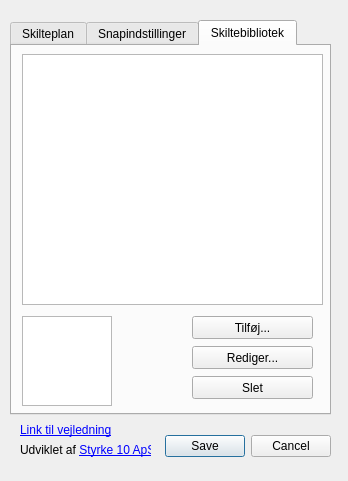
<?xml version="1.0" encoding="UTF-8"?>
<ui version="4.0">
 <class>skilteplanDialogBase</class>
 <widget class="QDialog" name="skilteplanDialogBase">
  <property name="geometry">
   <rect>
    <x>0</x>
    <y>0</y>
    <width>348</width>
    <height>481</height>
   </rect>
  </property>
  <property name="windowTitle">
   <string>Skilteplan</string>
  </property>
  <widget class="QDialogButtonBox" name="button_box">
   <property name="geometry">
    <rect>
     <x>20</x>
     <y>430</y>
     <width>311</width>
     <height>32</height>
    </rect>
   </property>
   <property name="orientation">
    <enum>Qt::Horizontal</enum>
   </property>
   <property name="standardButtons">
    <set>QDialogButtonBox::Cancel|QDialogButtonBox::Save</set>
   </property>
  </widget>
  <widget class="QTabWidget" name="tabWidget">
   <property name="geometry">
    <rect>
     <x>10</x>
     <y>20</y>
     <width>321</width>
     <height>395</height>
    </rect>
   </property>
   <property name="autoFillBackground">
    <bool>true</bool>
   </property>
   <property name="currentIndex">
    <number>2</number>
   </property>
   <widget class="QWidget" name="opret_projekt_tab">
    <attribute name="title">
     <string>Skilteplan</string>
    </attribute>
    <widget class="QWidget" name="verticalLayoutWidget">
     <property name="geometry">
      <rect>
       <x>10</x>
       <y>20</y>
       <width>301</width>
       <height>251</height>
      </rect>
     </property>
     <layout class="QVBoxLayout" name="verticalLayout">
      <item>
       <widget class="QLabel" name="label_7">
        <property name="text">
         <string>Forbindelse til database med skiltedata:</string>
        </property>
       </widget>
      </item>
      <item>
       <widget class="QComboBox" name="cmbConnections"/>
      </item>
      <item>
       <widget class="QLabel" name="label_2">
        <property name="text">
         <string>Sti til mappe med skiltegrafik:</string>
        </property>
       </widget>
      </item>
      <item>
       <widget class="QgsFileWidget" name="path_sign_graphics">
        <property name="storageMode">
         <enum>QgsFileWidget::GetDirectory</enum>
        </property>
       </widget>
      </item>
      <item>
       <widget class="QLabel" name="label">
        <property name="text">
         <string>Skilteafstand:</string>
        </property>
       </widget>
      </item>
      <item>
       <widget class="QSpinBox" name="signDistance">
        <property name="value">
         <number>2</number>
        </property>
       </widget>
      </item>
      <item>
       <widget class="QLabel" name="label_8">
        <property name="text">
         <string>Evt. QLR-fil med suppl. lag:</string>
        </property>
       </widget>
      </item>
      <item>
       <widget class="QgsFileWidget" name="path_to_qlr"/>
      </item>
      <item>
       <spacer name="horizontalSpacer">
        <property name="orientation">
         <enum>Qt::Horizontal</enum>
        </property>
        <property name="sizeHint" stdset="0">
         <size>
          <width>40</width>
          <height>20</height>
         </size>
        </property>
       </spacer>
      </item>
      <item>
       <widget class="QPushButton" name="btnPrepareProject">
        <property name="text">
         <string>Forbered projekt til skilteplan</string>
        </property>
       </widget>
      </item>
     </layout>
    </widget>
   </widget>
   <widget class="QWidget" name="snap_tab">
    <attribute name="title">
     <string>Snapindstillinger</string>
    </attribute>
    <widget class="QWidget" name="verticalLayoutWidget_2">
     <property name="geometry">
      <rect>
       <x>10</x>
       <y>10</y>
       <width>291</width>
       <height>211</height>
      </rect>
     </property>
     <layout class="QVBoxLayout" name="verticalLayout_2">
      <item>
       <widget class="QLabel" name="label_3">
        <property name="text">
         <string>Token til Dataforsyningen:</string>
        </property>
       </widget>
      </item>
      <item>
       <widget class="QLineEdit" name="datfor_token"/>
      </item>
      <item>
       <widget class="QLabel" name="label_4">
        <property name="text">
         <string>Snaplag:</string>
        </property>
       </widget>
      </item>
      <item>
       <widget class="QgsMapLayerComboBox" name="snaplayers"/>
      </item>
      <item>
       <widget class="QLabel" name="label_5">
        <property name="text">
         <string>Vejkodefelt:</string>
        </property>
       </widget>
      </item>
      <item>
       <widget class="QgsFieldComboBox" name="vejkode"/>
      </item>
      <item>
       <widget class="QLabel" name="label_6">
        <property name="text">
         <string>Vejnavnfelt:</string>
        </property>
       </widget>
      </item>
      <item>
       <widget class="QgsFieldComboBox" name="vejnavn"/>
      </item>
     </layout>
    </widget>
   </widget>
   <widget class="QWidget" name="skiltebibliotek_tab">
    <attribute name="title">
     <string>Skiltebibliotek</string>
    </attribute>
    <widget class="QGraphicsView" name="signView">
     <property name="geometry">
      <rect>
       <x>10</x>
       <y>270</y>
       <width>90</width>
       <height>90</height>
      </rect>
     </property>
    </widget>
    <widget class="QListWidget" name="signList">
     <property name="geometry">
      <rect>
       <x>10</x>
       <y>8</y>
       <width>301</width>
       <height>251</height>
      </rect>
     </property>
     <property name="sortingEnabled">
      <bool>true</bool>
     </property>
    </widget>
    <widget class="QPushButton" name="btnAddSign">
     <property name="geometry">
      <rect>
       <x>180</x>
       <y>270</y>
       <width>121</width>
       <height>23</height>
      </rect>
     </property>
     <property name="text">
      <string>Tilføj...</string>
     </property>
    </widget>
    <widget class="QPushButton" name="btnEditSign">
     <property name="geometry">
      <rect>
       <x>180</x>
       <y>300</y>
       <width>121</width>
       <height>23</height>
      </rect>
     </property>
     <property name="text">
      <string>Rediger...</string>
     </property>
    </widget>
    <widget class="QPushButton" name="btnDeleteSign">
     <property name="geometry">
      <rect>
       <x>180</x>
       <y>330</y>
       <width>121</width>
       <height>23</height>
      </rect>
     </property>
     <property name="text">
      <string>Slet</string>
     </property>
    </widget>
   </widget>
  </widget>
  <widget class="QLabel" name="copyrightLabel">
   <property name="geometry">
    <rect>
     <x>20</x>
     <y>440</y>
     <width>131</width>
     <height>21</height>
    </rect>
   </property>
   <property name="text">
    <string>&lt;html&gt;&lt;head/&gt;&lt;body&gt;&lt;p&gt;Udviklet af &lt;a href=&quot;https://styrke10.dk&quot;&gt;&lt;span style=&quot; text-decoration: underline; color:#0000ff;&quot;&gt;Styrke 10 ApS&lt;/span&gt;&lt;/a&gt;&lt;/p&gt;&lt;/body&gt;&lt;/html&gt;</string>
   </property>
   <property name="openExternalLinks">
    <bool>true</bool>
   </property>
  </widget>
  <widget class="QLabel" name="usersGuideLink">
   <property name="geometry">
    <rect>
     <x>20</x>
     <y>420</y>
     <width>131</width>
     <height>21</height>
    </rect>
   </property>
   <property name="text">
    <string>&lt;html&gt;&lt;head/&gt;&lt;body&gt;&lt;p&gt;&lt;a href=&quot;https://styrke10.gitbook.io/vejledning-til-qgis-plugin-skilteplan/&quot;&gt;&lt;span style=&quot; text-decoration: underline; color:#0000ff;&quot;&gt;Link til vejledning&lt;/span&gt;&lt;/a&gt;&lt;/p&gt;&lt;/body&gt;&lt;/html&gt;</string>
   </property>
   <property name="openExternalLinks">
    <bool>true</bool>
   </property>
  </widget>
 </widget>
 <customwidgets>
  <customwidget>
   <class>QgsFieldComboBox</class>
   <extends>QComboBox</extends>
   <header>qgsfieldcombobox.h</header>
  </customwidget>
  <customwidget>
   <class>QgsFileWidget</class>
   <extends>QWidget</extends>
   <header>qgsfilewidget.h</header>
  </customwidget>
  <customwidget>
   <class>QgsMapLayerComboBox</class>
   <extends>QComboBox</extends>
   <header>qgsmaplayercombobox.h</header>
  </customwidget>
 </customwidgets>
 <resources/>
 <connections>
  <connection>
   <sender>button_box</sender>
   <signal>accepted()</signal>
   <receiver>skilteplanDialogBase</receiver>
   <slot>accept()</slot>
   <hints>
    <hint type="sourcelabel">
     <x>20</x>
     <y>20</y>
    </hint>
    <hint type="destinationlabel">
     <x>20</x>
     <y>20</y>
    </hint>
   </hints>
  </connection>
  <connection>
   <sender>button_box</sender>
   <signal>rejected()</signal>
   <receiver>skilteplanDialogBase</receiver>
   <slot>reject()</slot>
   <hints>
    <hint type="sourcelabel">
     <x>20</x>
     <y>20</y>
    </hint>
    <hint type="destinationlabel">
     <x>20</x>
     <y>20</y>
    </hint>
   </hints>
  </connection>
 </connections>
</ui>
